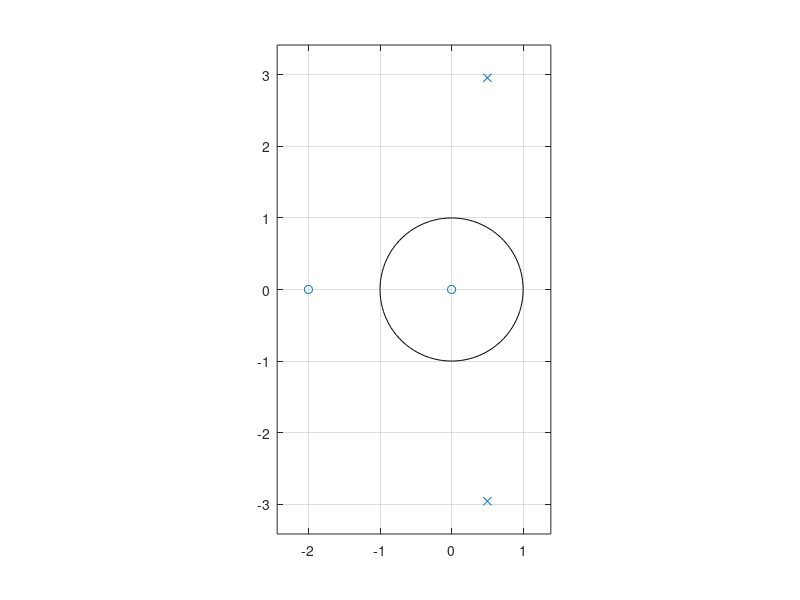
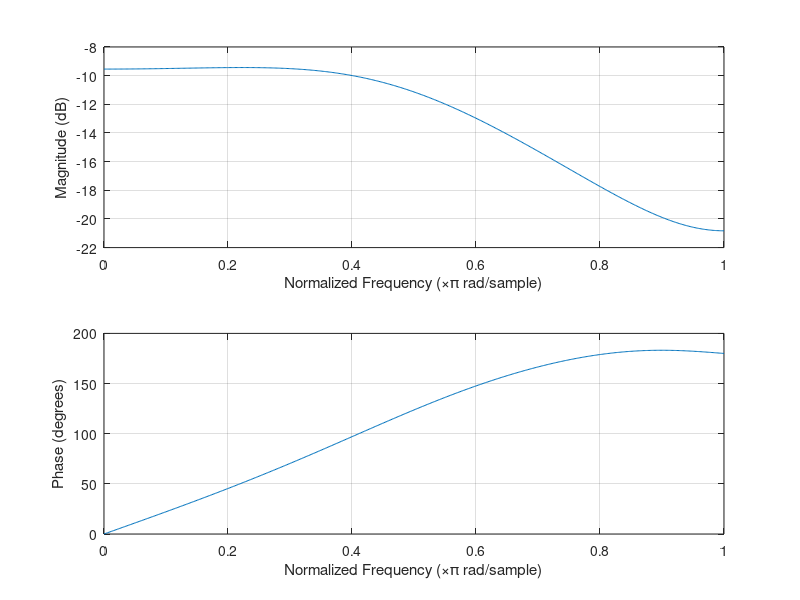

The MATLAB script that drew these images, in order:
clc; % Clear the command window
clear all; % Clear all variables in the workspace
close all; % Close all open figures

num = [1 2]; % numerator coefficients of a transfer function
den = [1 -1 9]; % denominator coefficients of a transfer function


% Calculate the zeros and poles of the transfer function
sys_zero = roots(num); % Zeros of the transfer function
sys_poles = roots(den); % Poles of the transfer function

% Create a figure to display the pole-zero plot (z-plane)
figure;
zplane(num, den);

% Create figure to display the frequency response (magnitude and phase)
figure;
freqz(num, den);